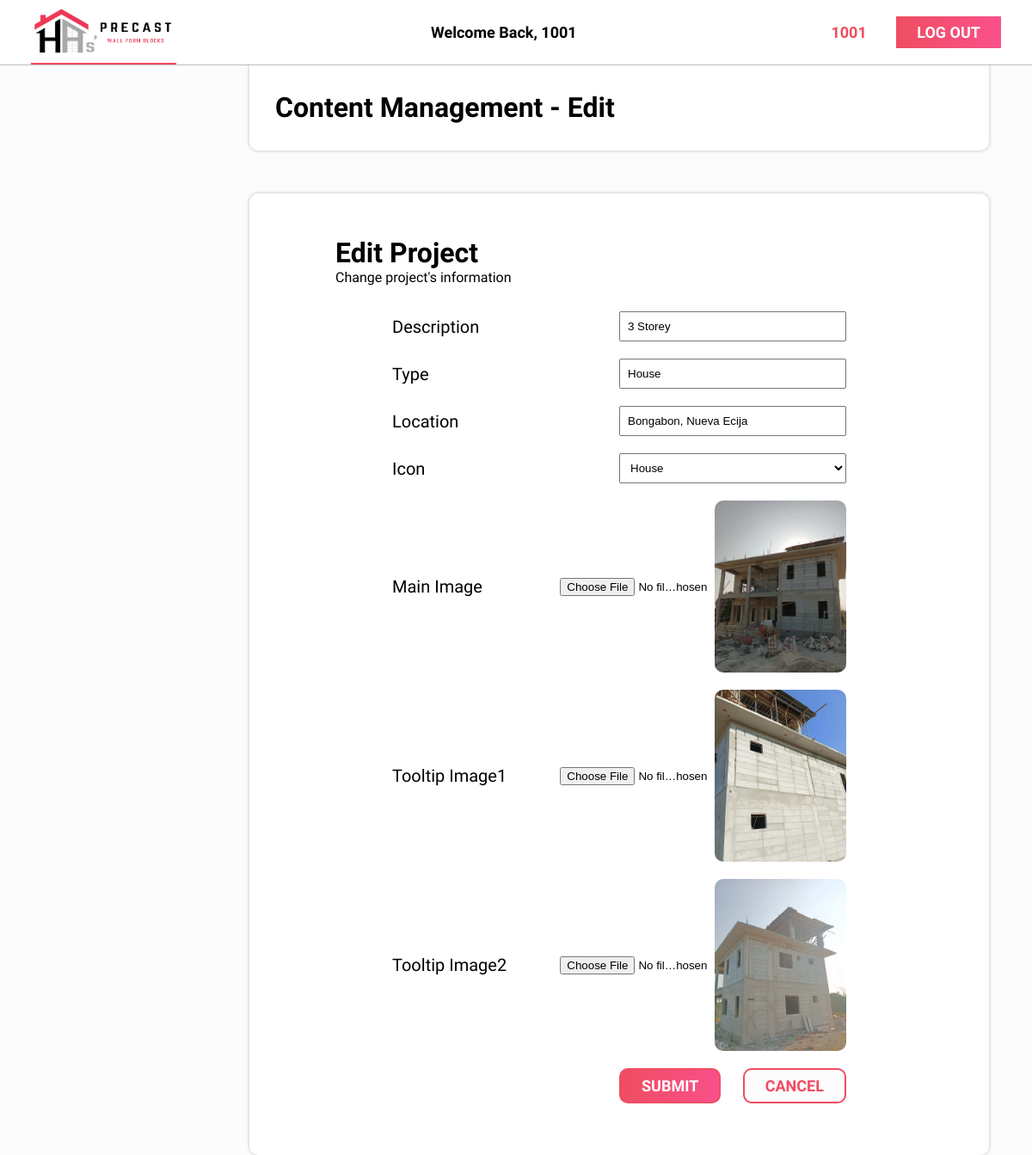
The app's page /admin/has-precast/edit-projects.php?cardID=1008&name=card1 (signed in) with its own data.
### tables this page shows
CREATE TABLE `projects` (
  `cardID` INT UNSIGNED NOT NULL AUTO_INCREMENT PRIMARY KEY,
  `name` varchar(30) DEFAULT NULL,
  `description` varchar(50) DEFAULT NULL,
  `type` varchar(20) NOT NULL,
  `location` varchar(50) NOT NULL,
  `icon` varchar(50) NOT NULL,
  `mainImage` varchar(50) NOT NULL,
  `subImage1` varchar(50) NOT NULL,
  `subImage2` varchar(50) NOT NULL,
  `default` tinyint(1) DEFAULT NULL,
  `UpdatedAt` timestamp NULL DEFAULT NOW()
);

### src/admin/has-precast/classes/dbh.classes.php (called while the page is built)
<?php
class Dbh {
    protected function connect(){
        try{
            $db_username = "has_admin";
            $db_password = "wc8KTRfrJrTpe8";
            $dbh = new PDO('mysql:host=localhost;dbname=has_precast;', $db_username, $db_password);
            return $dbh;
        }
        catch(PDOException $e){
            print "Error!: " . $e->getMessage() . "<br>";
        }
    }
}

### src/admin/has-precast/classes/content-repo.classes.php (called while the page is built, shortened)
<?php
class ContentRepository extends Dbh{
    public function getProjectUseID($cardID){
        $query = $this->connect()->prepare("SELECT * FROM PROJECTS WHERE cardID =:card_id AND Description IS NOT NULL;");
        $data = [":card_id" => $cardID];
        if(!$query->execute($data)){
            $query = null;
            header("location: ../../content-management-projects.php?error=queryfailed");
            exit();
        }
        $result = $query->fetch(PDO::FETCH_ASSOC);
        return $result;
    }
}

### src/admin/has-precast/edit-projects.php (the view, shortened to what this page needs)
<?php
    include("classes/dbh.classes.php");
    include("classes/content-repo.classes.php");
?>
<!DOCTYPE html>
<html lang="en">
<head>
  <link rel="stylesheet" href="styles/admin-global.css">
  <link rel="stylesheet" href="styles/content.css">
  <link rel="stylesheet" href="styles/add-editor.css">
</head>
<body>
  <main>
    <div class="main-header">
      <h1>Content Management - Edit </h1>
    </div>
      <?php
        if(isset($_GET['cardID'])){
        $cardID = $_GET["cardID"];
        $getProject = new ContentRepository();
        $result = $getProject->getProjectUseID($cardID);
        }
      ?>
      <div class="table">
      <form action="includes/content/edit-project.inc.php?cardID=<?php echo $_GET["cardID"]; ?>" method="POST" enctype="multipart/form-data">
      <h1>Edit Project</h1>
      <p>Change project's information</p>
      <div class="input-wrapper">
        <div>
        <label for="desc">Description</label>
        <input type="text" name="desc" value="<?php echo $result['description']; ?>">
        </div>
        <div>
        <label for="type">Type</label>
        <input type="text" name="type" value="<?php echo $result['type']; ?>">
        </div>
        <div>
        <label for="loc">Location</label>
        <input type="text" name="loc" value="<?php echo $result['location']; ?>">
        </div>
        <div>
        <label for="icon">Icon</label>
        <select name="icon">
          <?php
            if($result['icon'] === 'City.svg'){
              echo "
                <option value='city.svg'>Building</option>
                <option value='house.svg'>House</option>
              ";
            }
            else{
              echo "
                <option value='house.svg'>House</option>
                <option value='city.svg'>Building</option>
              ";
            }
          ?>
        </select>
        </div>
        <div>
          <div>
            <label for="mainImage">Main Image</label>
            <input type="file" name="mainImage">
          </div>
          <img src="images/temp/projects/<?php echo $result['mainImage']; ?>">
        </div>
        <div>
          <div>
            <label for="subImage1">Tooltip Image1</label>
            <input type="file" name="subImage1">
          </div>
          <img src="images/temp/projects/<?php echo $result['subImage1']; ?>">
        </div>
        <div>
          <div>
            <label for="subImage2">Tooltip Image2</label>
            <input type="file" name="subImage2">
          </div>
          <img src="images/temp/projects/<?php echo $result['subImage2']; ?>">
        </div>
        <div class="buttons" id="buttons">
        <div>
            <button type="submit" name="submit" class="submit">SUBMIT</button>
            <a href="content-management-projects.php"><button class="cancel" type="button" name="cancel">CANCEL</button></a>
        </div>
      </div>
    </div>
    </form>
    </div>
  </main>
</body>
</html>

### src/admin/has-precast/styles/admin-global.css (style rules this page uses)
:root { --clr-primary: #FCFCFC; --clr-primary-shade: #DDDEDE; --clr-secondary: #434343; --clr-secondary-shade: #000000; --clr-accent: #EF4D62; --clr-accent-shade: #F80759; --clr-tertiary: #6b6b6b; --fs-default: 16px; --fs-heading: 8rem; --fs-title: 3rem; --fs-subtitle: 1.2rem; --ff-default: 'Inter Tight', sans-serif; --ff-login: "Inika", serif; }
html { font-size: var(--fs-default); scroll-snap-type: y mandatory; font-family: var(--ff-default); background-color: var(--clr-primary); }
a { text-decoration: none; color: var(--clr-accent); }
main { padding-top: 75px; padding-left: calc(20% + 50px); padding-right: 50px; }
.main-header { background-color: white; display: flex; justify-content: space-between; align-items: center; padding: 0 30px; height: 100px; border-radius: 0 0 10px 10px; box-shadow: 0 0 4px 0 rgba(0, 0, 0, 0.25); margin-bottom: 50px; }

### src/admin/has-precast/styles/content.css (style rules this page uses)
.table { min-height: fit-content; width: 100%; background-color: white; display: flex; align-items: start; padding: 50px 100px; border-radius: 10px; box-shadow: 0 0 4px 0 rgba(0, 0, 0, 0.25); }
.table img { width: calc(100% - 355px); object-fit: cover; height: 200px; border-radius: 10px; }
form { width: 100%; }
.table form>div { display: flex; justify-content: space-between; align-items: center; margin-bottom: 10px; }
.submit { color: var(--clr-primary); background: linear-gradient(90deg, #EF4D62 0%, rgba(248, 7, 89, 0.70) 100%); }
.submit, .cancel { font-family: var(--ff-default); font-weight: 700; font-size: 18px; padding: 0.5rem 1.5rem ; border: 2px solid var(--clr-accent); color: var(--clr-primary); background-color: var(--clr-primary); width: fit-content; transition: 0.15s; cursor: pointer; border-radius: 10px; }
.cancel { color: var(--clr-accent); }

### src/admin/has-precast/styles/add-editor.css (style rules this page uses)
form { width: 100%; }
.input-wrapper { margin-top: 30px; width: 100%; font-size: 20px; display: flex; flex-direction: column; align-items: center; justify-content: space-between; gap: 20px; }
.input-wrapper div { display: flex; align-items: center; justify-content: space-between; width: 80%; }
input { padding: 8px; width: 50%; }
#buttons { justify-content: end; }
.submit { color: var(--clr-primary); background: linear-gradient(90deg, #EF4D62 0%, rgba(248, 7, 89, 0.70) 100%); }
.buttons button { font-family: var(--ff-default); font-weight: 700; font-size: 18px; padding: 0.5rem 1.5rem ; border: 2px solid var(--clr-accent); color: var(--clr-primary); background-color: var(--clr-primary); width: fit-content; transition: 0.15s; cursor: pointer; border-radius: 10px; }
.buttons button:last-child { color: var(--clr-accent); }
select { width: 50%; padding: 8px; }

### records on screen
projects: desc "3 Storey", type "House", loc "Bongabon, Nueva Ecija", icon "House", mainImage (picture), subImage1 (picture), subImage2 (picture)

### other values on screen
$_SESSION["userid"] "1001"
